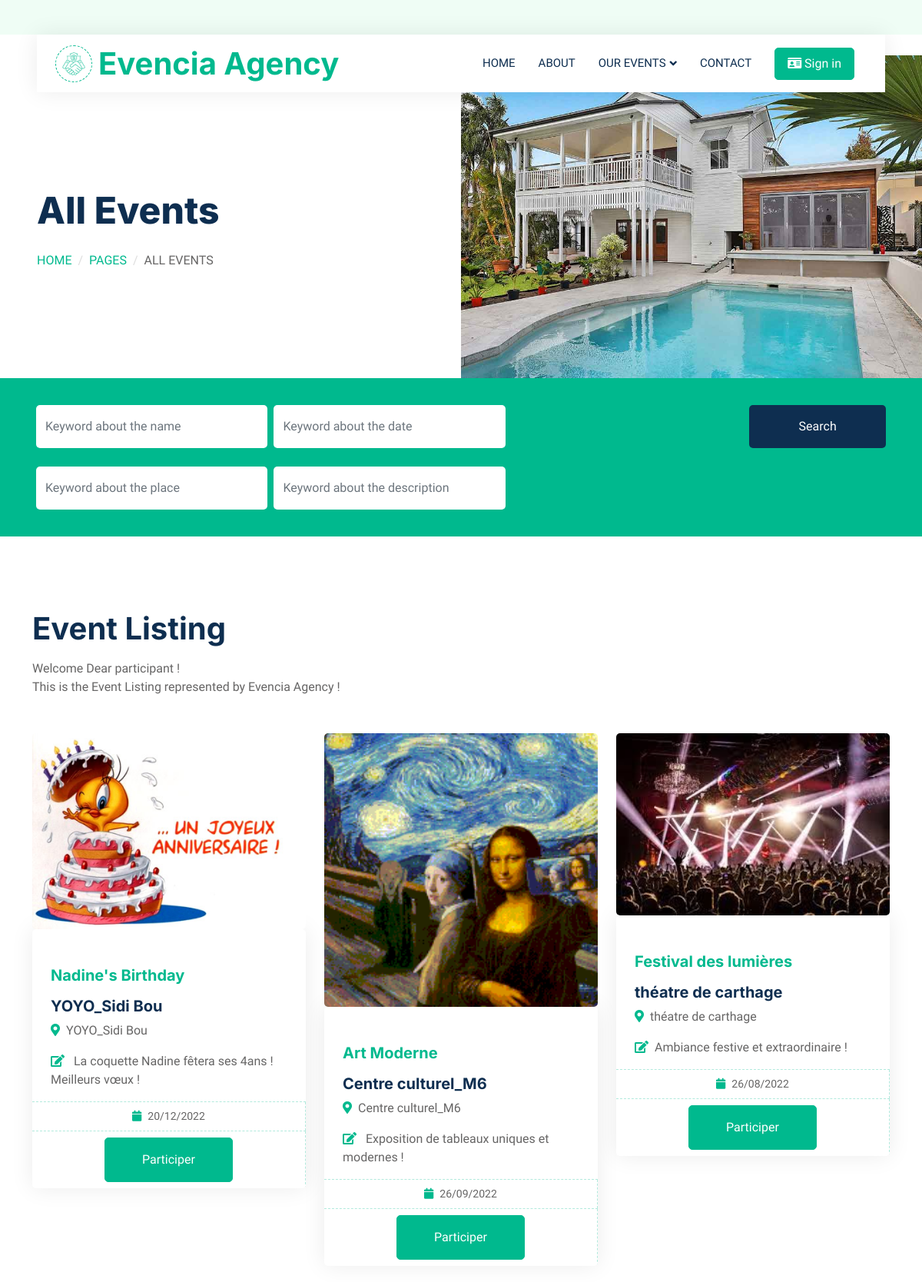
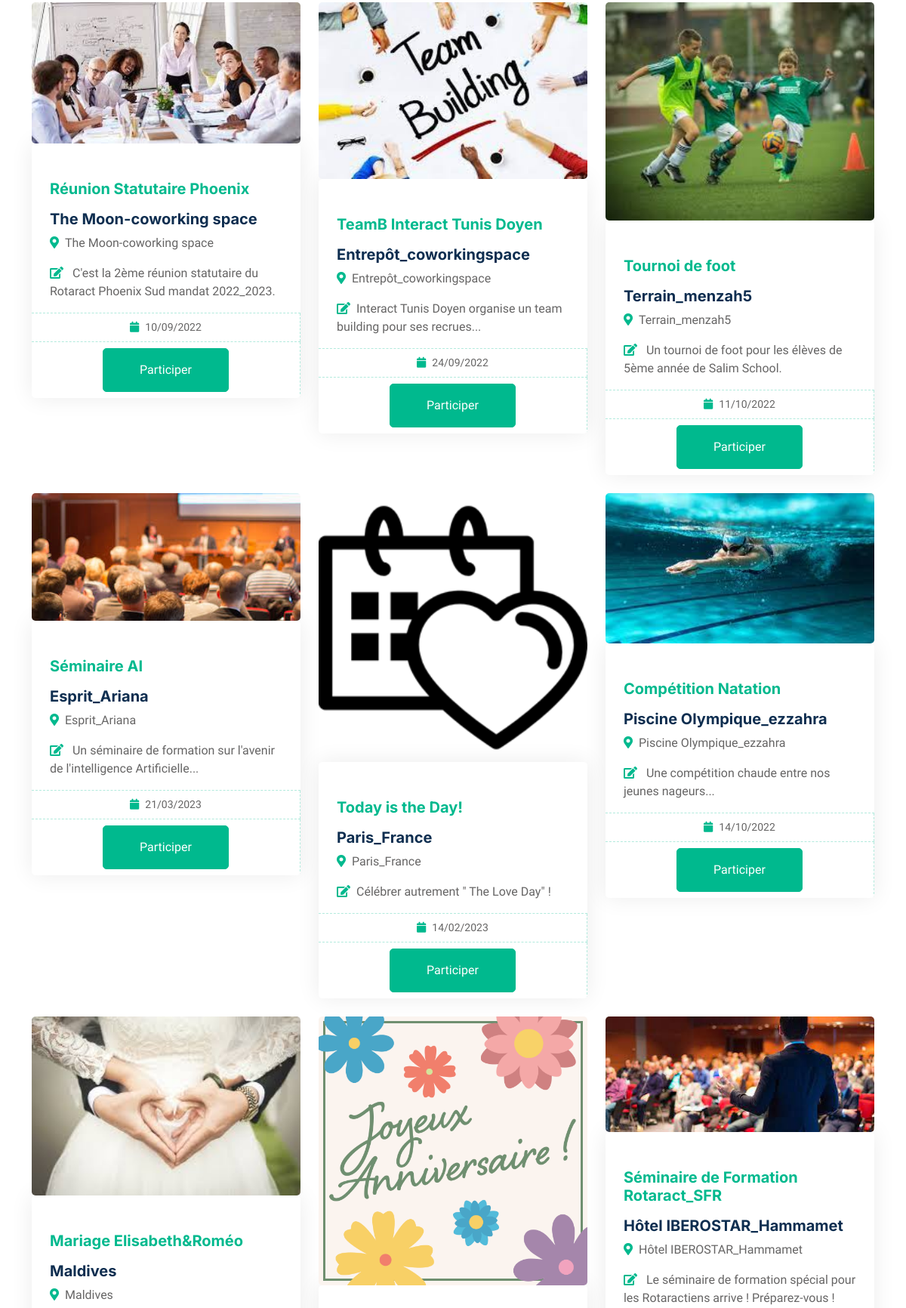
Screenshot of /Views/event/afficherAllEventFront.php (upper part) with the database file from the repository (2 pictures, top to bottom).
### tables this page shows
CREATE TABLE `event` (
  `id` int(11) NOT NULL,
  `nom` varchar(255) DEFAULT NULL,
  `image` varchar(255) DEFAULT NULL,
  `lieu` varchar(255) DEFAULT NULL,
  `date` varchar(11) DEFAULT NULL,
  `description` varchar(255) DEFAULT NULL,
  `categorieId` int(11) DEFAULT NULL,
  `accepter` tinyint(1) NOT NULL DEFAULT 0
);

### Controller/EventC.php (called while the page is built, shortened)
<?php
    class EventC{
		function afficherEventAccepter(){
			$sql='SELECT * FROM event where  accepter = 1  ';
			$db=config::getConnexion();
			try{
				$list=$db->query($sql);
				return ($list);
			}catch(Exception $e){
				echo 'Erreur'.$e->getMessage();
			}
		}
    }
    ?>

### Views/event/afficherAllEventFront.php (the view, shortened to what this page needs)
<?php
include '../headerFront.php';
include '..\..\Controller\EventC.php';
$eventC = new EventC();
$listeEvents = $eventC->afficherEventAccepter();
?>
<div class="container-fluid header bg-white p-0">
    <div class="row g-0 align-items-center flex-column-reverse flex-md-row">
        <div class="col-md-6 p-5 mt-lg-5">
            <h1 class="display-5 animated fadeIn mb-4"> All Events </h1>
            <nav aria-label="breadcrumb animated fadeIn">
                <ol class="breadcrumb text-uppercase">
                    <li class="breadcrumb-item"><a href="#">Home</a></li>
                    <li class="breadcrumb-item"><a href="#">Pages</a></li>
                    <li class="breadcrumb-item text-body active" aria-current="page"> All Events </li>
                </ol>
            </nav>
        </div>
        <div class="col-md-6 animated fadeIn">
            <img class="img-fluid" src="../../Front/img/header.jpg" alt="">
        </div>
    </div>
</div>
<div class="container-fluid bg-primary mb-5 wow fadeIn" data-wow-delay="0.1s" style="padding: 35px;">
    <div class="container">
        <form action="" method="POST">
            <div class="row g-2">
                <div class="col-md-10">
                    <div class="row g-2">
                        <div class="col-md-4">
                            <input type="text" name="nom" class="form-control border-0 py-3" placeholder="Keyword about the name">
                            <br>
                            <input type="text" name="lieu" class="form-control border-0 py-3" placeholder="Keyword about the place">
                        </div>
                        <div class="col-md-4">
                            <input type="text" name="date" class="form-control border-0 py-3" placeholder="Keyword about the date">
                            <br>
                            <input type="text" name="description" class="form-control border-0 py-3" placeholder="Keyword about the description">
                        </div>
                    </div>
                </div>
                <div class="col-md-2">
                    <input type="submit" href="afficherAllEventFront.php" name="recherche" class="btn btn-dark border-0 w-100 py-3" value="Search" />
                </div>
            </div>
        </form>
    </div>
</div>
<div class="container-xxl py-5">
    <div class="container">
        <div class="row g-0 gx-5 align-items-end">
            <div class="col-lg-6">
                <div class="text-start mx-auto mb-5 wow slideInLeft" data-wow-delay="0.1s">
                    <h1 class="mb-3"> Event Listing</h1>
                    <p> Welcome Dear participant ! <br> This is the Event Listing represented by Evencia Agency ! </p>
                </div>
            </div>
            <div class="tab-content">
                <div id="tab-1" class="tab-pane fade show p-0 active">
                    <div class="row g-4">
                        <?php foreach ($listeEvents
                            as $event) { ?>
                            <div class="col-lg-4 col-md-6 wow fadeInUp" data-wow-delay="0.1s">
                                <img class="img-fluid rounded w-100" src="images/<?php echo $event['image']; ?> " alt="">
                                <div class="property-item rounded overflow-hidden">
                                    <div class="p-4 pb-0">
                                        <h5 class="text-primary mb-3"><?php echo $event['nom']; ?></h5>
                                        <a class="d-block h5 mb-2" href=""><?php echo $event['lieu']; ?></a>
                                        <p><i class="fa fa-map-marker-alt text-primary me-2"></i><?php echo $event['lieu']; ?></p>
                                        <p><i class="fa fa-edit text-primary me-2"></i><?php echo $event['description']; ?></p>
                                    </div>
                                    <div class="d-flex border-top">
                                        <small class="flex-fill text-center border-end py-2"> <i class="fa fa-calendar text-primary me-2"> </i><?php echo $event['date']; ?></small>
                                    </div>
                                    <div class="d-flex border-top">
                                        <small class="flex-fill text-center border-end py-2">
                                            <a class="btn btn-primary py-3 px-5" href="participerEvent.php?id=<?php echo $event['id']; ?>&userId=<?php echo $_SESSION['id']; ?>">
                                                Participer </a>
                                        </small>
                                    </div>
                                </div>
                            </div>
                        <?php } ?>
                    </div>
                    <br>
                </div>
                <br>
            </div>
        </div>
    </div>
</div>
</body>
</html>
<?php
include '../footerFront.php';
?>

### Views/Front/css/style.css (style rules this page uses)
:root { --primary: #00B98E; --secondary: #FF6922; --light: #EFFDF5; --dark: #0E2E50; }
.btn { transition: .5s; }
.btn.btn-primary, .btn.btn-secondary { color: #FFFFFF; }
@media (min-width: 992px) { .header { margin-top: -120px; } }
.breadcrumb-item + .breadcrumb-item::before { color: #DDDDDD; }
.property-item { box-shadow: 0 0 30px rgba(0, 0, 0, .08); }
.property-item .border-top { border-top: 1px dashed rgba(0, 185, 142, .3) !important; }
.property-item .border-end { border-right: 1px dashed rgba(0, 185, 142, .3) !important; }

### rows the page displays
event: image (picture), nom "Nadine's Birthday", lieu "YOYO_Sidi Bou", description "La coquette Nadine fêtera ses 4ans ! Meilleurs vœux !", date "20/12/2022"
event: image (picture), nom "Art Moderne", lieu "Centre culturel_M6", description "Exposition de tableaux uniques et modernes !", date "26/09/2022"
event: image (picture), nom "Festival des lumières", lieu "théatre de carthage", description "Ambiance festive et extraordinaire !", date "26/08/2022"
event: image (picture), nom "Réunion Statutaire Phoenix", lieu "The Moon-coworking space", description "C'est la 2ème réunion statutaire du Rotaract Phoenix Sud mandat 2022_2023.", date "10/09/2022"
event: image (picture), nom "TeamB Interact Tunis Doyen", lieu "Entrepôt_coworkingspace", description "Interact Tunis Doyen organise un team building pour ses recrues...", date "24/09/2022"
event: image (picture), nom "Tournoi de foot", lieu "Terrain_menzah5", description "Un tournoi de foot pour les élèves de 5ème année de Salim School.", date "11/10/2022"
event: image (picture), nom "Séminaire AI", lieu "Esprit_Ariana", description "Un séminaire de formation sur l'avenir de l'intelligence Artificielle...", date "21/03/2023"
event: image (picture), nom "Today is the Day!", lieu "Paris_France", description "Célébrer autrement \" The Love Day\" !", date "14/02/2023"
event: image (picture), nom "Compétition Natation", lieu "Piscine Olympique_ezzahra", description "Une compétition chaude entre nos jeunes nageurs...", date "14/10/2022"
event: image (picture), nom "Mariage Elisabeth&Roméo", lieu "Maldives"
event: image (picture)
event: image (picture), nom "Séminaire de Formation Rotaract_SFR", lieu "Hôtel IBEROSTAR_Hammamet", description "Le séminaire de formation spécial pour les Rotaractiens arrive ! Préparez-vous !"
